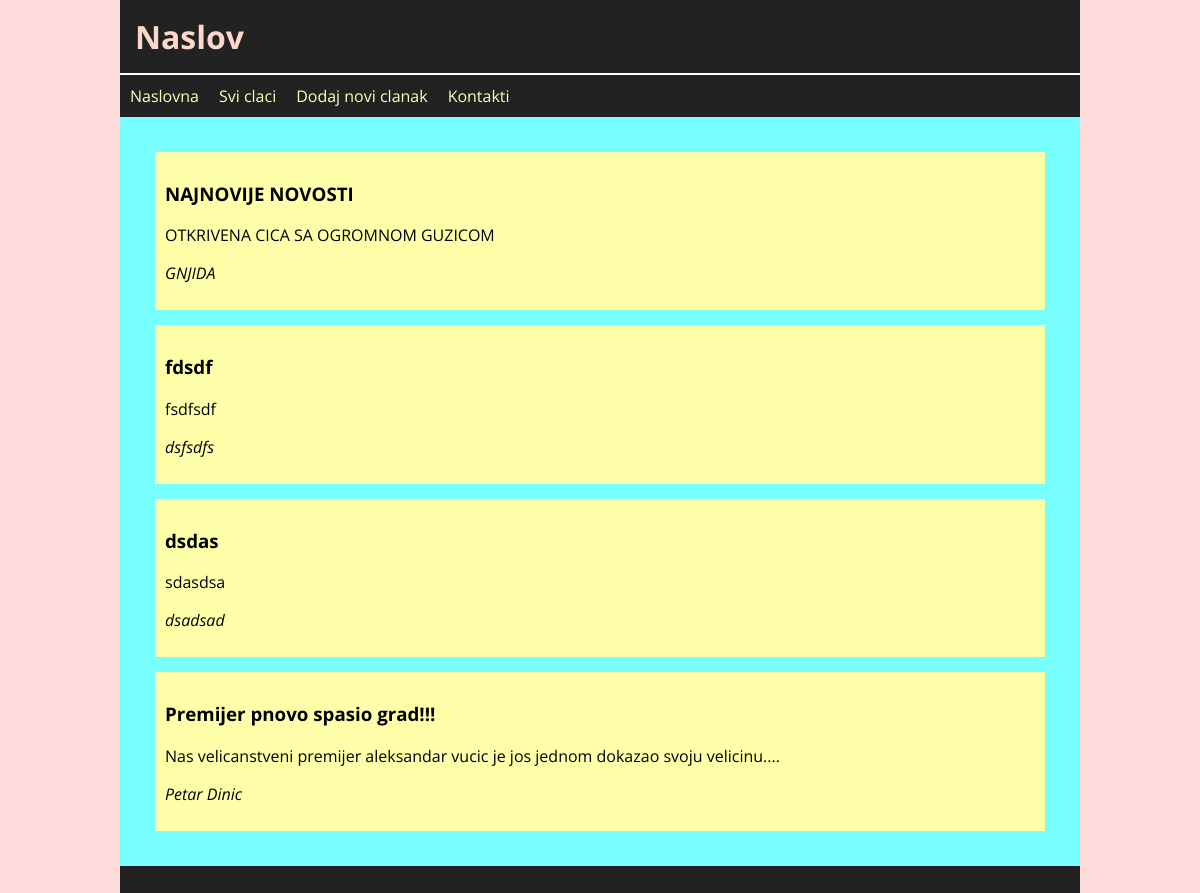
The page / on the database its author committed.
### tables this page shows
CREATE TABLE `articles` (
  `id` int(11) NOT NULL AUTO_INCREMENT,
  `title` varchar(255) NOT NULL,
  `body` text,
  `author` varchar(255) DEFAULT NULL,
  PRIMARY KEY (`id`)
);

### classes/helper.php (called while the page is built, shortened)
<?php
function include_tmp($tmp){
    require_once PATH."public/temp/".$tmp.".php";
}

### public/index.php (called while the page is built, shortened)
<?php
    include_tmp("header");
    $c = new ViewController();
    $c->home();
     include_tmp("footer");?>

### controller/Controller.php (called while the page is built)
<?php namespace controller;
class Controller{
    public function loadView($view){
        include "temp/".$view.".php";
    }
}

### classes/DB/connection/DBconnect.php (called while the page is built, shortened)
<?php
class DBconnect{
    private static $instance = null;
    public static function makeInstance(){
        if(self::$instance === null){
            return self::$instance = mysqli_connect(DB_HOST,DB_USER,DB_PASS,DB_NAME);
        }
        return self::$instance;
    }
}

### classes/DB/Entity.php (called while the page is built, shortened)
<?php
class Entity{
    protected static $conn;
    protected static function setConnection(){
        static::$conn  = connection\DBconnect::makeInstance();
    }
    public static function find_all(){
        $result = array();
        $keyColumn = static::$keyColumn;
        $table = static::$table;
        $sql = "SELECT * FROM ".$table." ORDER BY ".$keyColumn." DESC";
        $res = mysqli_query(static::$conn,$sql);
        while($row = mysqli_fetch_object($res,get_called_class())){
            $result[] = $row;
        }
        return $result;
    }
}

### public/temp/main.php (the view)
<div class="main">
    <?php foreach($this->articles as $article):?>
    <div class="article">
            <h3><?php echo $article->title;?></h3>
            <p><?php echo $article->body;?></p>
            <p><i><?php echo $article->author;?></i></p>
    </div>
    <?php endforeach;?>
</div>

### public/temp/header.php (shortened to what this page needs)
<!DOCTYPE html>
<html>
<head>
    <link rel="stylesheet" type="text/css"  href="style/style.css">
</head>
<body>
<div class="wrapper">
    <div class="header">
        <div class="head"><h1>Naslov</h1></div>
        <div class="nav">
            <ul>
                <li><a href="?aid=main">Naslovna</a></li>
                <li><a href="#">Svi claci</a></li>
                <li><a href="?aid=insert">Dodaj novi clanak</a></li>
                <li><a href="#">Kontakti</a></li>
            </ul>
        </div>
    </div>

### controller/ViewController.php (shortened to what this page needs)
<?php namespace controller;
class ViewController extends Controller{
    public function home(){
        $this->articles = Article::find_all();
        if(isset($_GET['aid'])) {
            $this->loadView($_GET['aid']);
        }else{
            $this->loadView("main");
        }
    }
}

### public/temp/footer.php (shortened to what this page needs)
</div>
</body>
</html>

### public/style/style.css (style rules this page uses)
body { margin:0; padding:0; background-color:#fdd; font-family: 'Open Sans', sans-serif; }
.wrapper { width:960px; margin:0 auto; background-color: #222; height: 1000px; }
.head h1 { margin:0; color:#fdd7c9; padding: 15px; }
.head { border-bottom:#fff 2px solid; }
.nav { overflow: hidden; }
.nav ul { list-style-type:none; margin:0; padding:0; }
.nav>ul>li { float:left; }
.nav>ul>li>a { color:#ffb; text-decoration: none; display:block; padding:10px; transition:color 0.5s, background-color 0.5s; }
.main { padding:20px; background-color:#7ff; }
.article { margin:15px; padding:10px; background-color:#ffa; }

### rows shown on the page
articles: title "NAJNOVIJE NOVOSTI", body "OTKRIVENA CICA SA OGROMNOM GUZICOM", author "GNJIDA"
articles: title "fdsdf", body "fsdfsdf", author "dsfsdfs"
articles: title "dsdas", body "sdasdsa", author "dsadsad"
articles: title "Premijer pnovo spasio grad!!!", body "Nas velicanstveni premijer aleksandar vucic je jos jednom dokazao svoju velicinu....", author "Petar Dinic"
